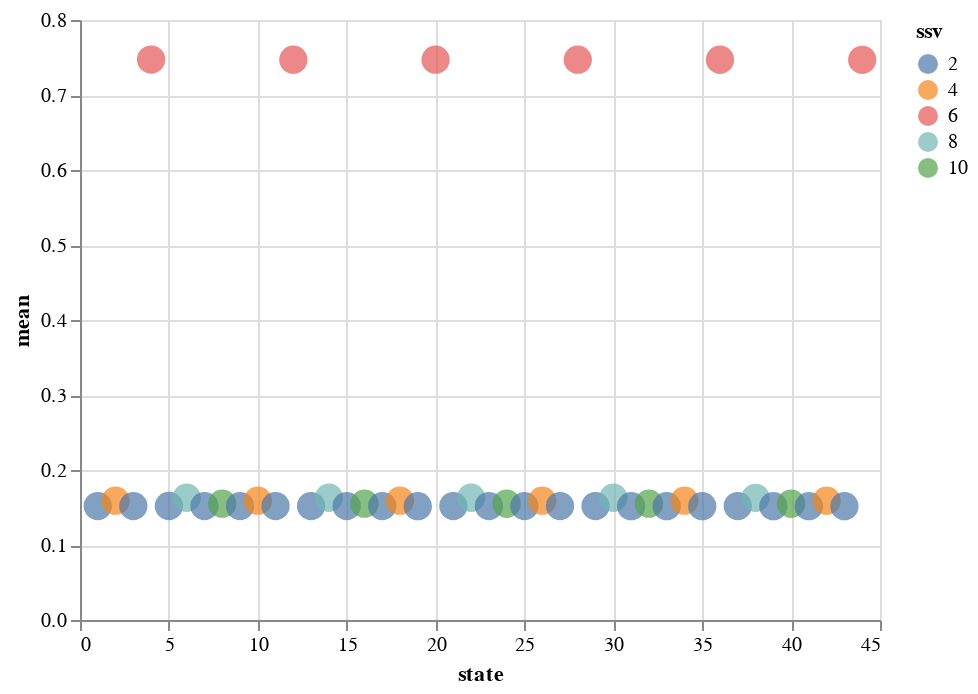

Here is the notebook cell this chart was saved with:
### Code cell
chart = alt.Chart(res.co.reset_index()).mark_circle(size=200).encode(
    x='state',
    y='mean',
    color='ssv:N',
    tooltip=['mean']
)
chart

### Figure 1 — Vega-Lite specification as saved in the notebook (floating-point values rounded to 4 significant figures)
{"config": {"view": {"continuousWidth": 400, "continuousHeight": 300}}, "data": {"name": "data-f31233f0213fdf0926d8c68762aad6a2"}, "mark": {"type": "circle", "size": 200}, "encoding": {"color": {"type": "nominal", "field": "ssv"}, "tooltip": [{"type": "quantitative", "field": "mean"}], "x": {"type": "quantitative", "field": "state"}, "y": {"type": "quantitative", "field": "mean"}}, "$schema": "https://vega.github.io/schema/vega-lite/v4.8.1.json", "datasets": {"data-f31233f0213fdf0926d8c68762aad6a2": [{"state": 1, "seq_count": 0, "ssv": 2, "mean": 0.1519, "std": 0.0002583, "pct": 0.1696, "count": 195}, {"state": 2, "seq_count": 0, "ssv": 4, "mean": 0.1591, "std": 0.000284, "pct": 0.178, "count": 190}, {"state": 3, "seq_count": 0, "ssv": 2, "mean": 0.1519, "std": 0.0002575, "pct": 0.1691, "count": 190}, {"state": 4, "seq_count": 0, "ssv": 6, "mean": 0.7473, "std": 0.0005776, "pct": 0.07709, "count": 186}, {"state": 5, "seq_count": 0, "ssv": 2, "mean": 0.152, "std": 0.0002882, "pct": 0.1891, "count": 191}, {"state": 6, "seq_count": 0, "ssv": 8, "mean": 0.163, "std": 0.0002513, "pct": 0.1538, "count": 188}, {"state": 7, "seq_count": 0, "ssv": 2, "mean": 0.1519, "std": 0.0002672, "pct": 0.1754, "count": 186}, {"state": 8, "seq_count": 0, "ssv": 10, "mean": 0.1552, "std": 0.0002717, "pct": 0.1747, "count": 187}, {"state": 9, "seq_count": 1, "ssv": 2, "mean": 0.1519, "std": 0.0002169, "pct": 0.1424, "count": 186}, {"state": 10, "seq_count": 1, "ssv": 4, "mean": 0.1591, "std": 0.0002597, "pct": 0.1628, "count": 189}, {"state": 11, "seq_count": 1, "ssv": 2, "mean": 0.1519, "std": 0.0002609, "pct": 0.1713, "count": 188}, {"state": 12, "seq_count": 1, "ssv": 6, "mean": 0.7471, "std": 0.0004658, "pct": 0.06218, "count": 190}, {"state": 13, "seq_count": 1, "ssv": 2, "mean": 0.1519, "std": 0.0002434, "pct": 0.1598, "count": 190}, {"state": 14, "seq_count": 1, "ssv": 8, "mean": 0.163, "std": 0.000224, "pct": 0.1371, "count": 192}, {"state": 15, "seq_count": 1, "ssv": 2, "mean": 0.1519, "std": 0.0002279, "pct": 0.1496, "count": 194}, {"state": 16, "seq_count": 1, "ssv": 10, "mean": 0.1551, "std": 0.0002545, "pct": 0.1636, "count": 188}, {"state": 17, "seq_count": 2, "ssv": 2, "mean": 0.1518, "std": 0.0002273, "pct": 0.1493, "count": 191}, {"state": 18, "seq_count": 2, "ssv": 4, "mean": 0.1591, "std": 0.0002304, "pct": 0.1445, "count": 190}, {"state": 19, "seq_count": 2, "ssv": 2, "mean": 0.1518, "std": 0.0002611, "pct": 0.1716, "count": 189}, {"state": 20, "seq_count": 2, "ssv": 6, "mean": 0.747, "std": 0.0004937, "pct": 0.06592, "count": 188}, {"state": 21, "seq_count": 2, "ssv": 2, "mean": 0.1519, "std": 0.0002382, "pct": 0.1564, "count": 189}, {"state": 22, "seq_count": 2, "ssv": 8, "mean": 0.163, "std": 0.0002547, "pct": 0.1558, "count": 186}, {"state": 23, "seq_count": 2, "ssv": 2, "mean": 0.1519, "std": 0.0002401, "pct": 0.1577, "count": 195}, {"state": 24, "seq_count": 2, "ssv": 10, "mean": 0.155, "std": 0.000219, "pct": 0.1409, "count": 191}, {"state": 25, "seq_count": 3, "ssv": 2, "mean": 0.1519, "std": 0.0002484, "pct": 0.1631, "count": 190}, {"state": 26, "seq_count": 3, "ssv": 4, "mean": 0.1591, "std": 0.0002381, "pct": 0.1493, "count": 188}, {"state": 27, "seq_count": 3, "ssv": 2, "mean": 0.1518, "std": 0.0002265, "pct": 0.1488, "count": 190}, {"state": 28, "seq_count": 3, "ssv": 6, "mean": 0.7471, "std": 0.000487, "pct": 0.06501, "count": 189}, {"state": 29, "seq_count": 3, "ssv": 2, "mean": 0.1518, "std": 0.0002553, "pct": 0.1677, "count": 191}, {"state": 30, "seq_count": 3, "ssv": 8, "mean": 0.163, "std": 0.0002408, "pct": 0.1474, "count": 189}, {"state": 31, "seq_count": 3, "ssv": 2, "mean": 0.1518, "std": 0.000237, "pct": 0.1557, "count": 190}, {"state": 32, "seq_count": 3, "ssv": 10, "mean": 0.155, "std": 0.0002375, "pct": 0.1528, "count": 194}, {"state": 33, "seq_count": 4, "ssv": 2, "mean": 0.1518, "std": 0.0002465, "pct": 0.162, "count": 189}, {"state": 34, "seq_count": 4, "ssv": 4, "mean": 0.159, "std": 0.0002586, "pct": 0.1622, "count": 192}, {"state": 35, "seq_count": 4, "ssv": 2, "mean": 0.1518, "std": 0.0002476, "pct": 0.1626, "count": 195}, {"state": 36, "seq_count": 4, "ssv": 6, "mean": 0.747, "std": 0.0004944, "pct": 0.06602, "count": 193}, {"state": 37, "seq_count": 4, "ssv": 2, "mean": 0.1518, "std": 0.0002522, "pct": 0.1656, "count": 190}, {"state": 38, "seq_count": 4, "ssv": 8, "mean": 0.1629, "std": 0.0002495, "pct": 0.1527, "count": 188}, {"state": 39, "seq_count": 4, "ssv": 2, "mean": 0.1518, "std": 0.0002654, "pct": 0.1744, "count": 189}, {"state": 40, "seq_count": 4, "ssv": 10, "mean": 0.155, "std": 0.0002613, "pct": 0.1681, "count": 188}, {"state": 41, "seq_count": 5, "ssv": 2, "mean": 0.1518, "std": 0.0002315, "pct": 0.1522, "count": 190}, {"state": 42, "seq_count": 5, "ssv": 4, "mean": 0.159, "std": 0.0002405, "pct": 0.1508, "count": 190}, {"state": 43, "seq_count": 5, "ssv": 2, "mean": 0.1518, "std": 0.0002264, "pct": 0.1488, "count": 186}, {"state": 44, "seq_count": 5, "ssv": 6, "mean": 0.747, "std": 0.0004508, "pct": 0.06018, "count": 173}]}}
